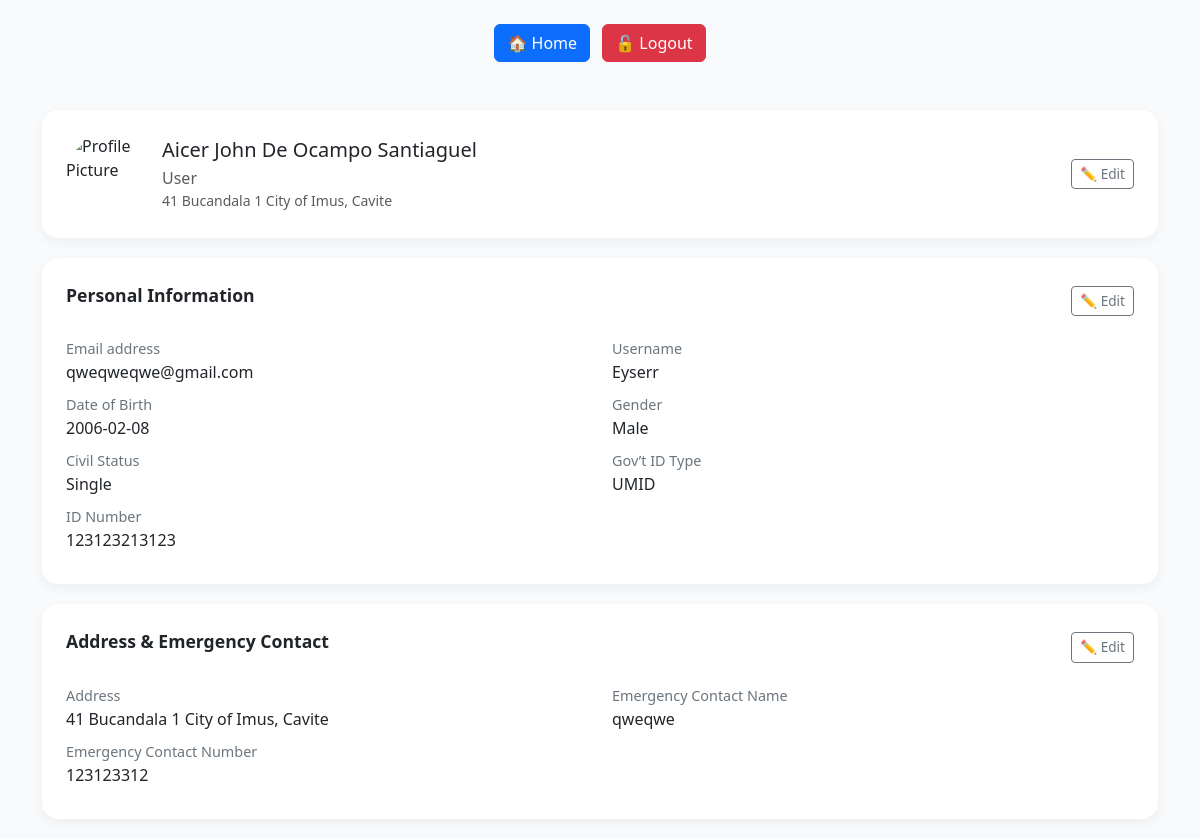
The app's page /chatbot-main/profile.php (signed in) with its own data.
### tables this page shows
CREATE TABLE `users` (
  `id` int(11) NOT NULL,
  `first_name` varchar(100) NOT NULL,
  `middle_name` varchar(100) DEFAULT NULL,
  `last_name` varchar(100) NOT NULL,
  `address` varchar(255) NOT NULL,
  `email` varchar(150) NOT NULL,
  `username` varchar(100) NOT NULL,
  `password` varchar(255) NOT NULL,
  `dob` date NOT NULL,
  `gender` enum('Male','Female') NOT NULL,
  `civil_status` enum('Single','Married','Widowed') NOT NULL,
  `government_id` varchar(100) NOT NULL,
  `id_number` varchar(100) NOT NULL,
  `emergency_contact_name` varchar(150) NOT NULL,
  `emergency_contact_number` varchar(50) NOT NULL,
  `profile_pic` varchar(255) DEFAULT NULL,
  `dependents` text DEFAULT NULL,
  `status` enum('pending','approved','rejected') NOT NULL DEFAULT 'pending',
  `created_at` timestamp NOT NULL DEFAULT current_timestamp(),
  `updated_at` timestamp NOT NULL DEFAULT current_timestamp() ON UPDATE current_timestamp(),
  `is_admin` tinyint(1) NOT NULL DEFAULT 0
);

### chatbot-main/profile.php (the view, shortened to what this page needs)
<?php
require_once('session_check.php');
$servername = "localhost";
$username = "root";
$password = "";
$dbname = "barangay_db";
try {
    $pdo = new PDO("mysql:host=$servername;dbname=$dbname;charset=utf8mb4", $username, $password);
    $pdo->setAttribute(PDO::ATTR_ERRMODE, PDO::ERRMODE_EXCEPTION);
    $stmt = $pdo->prepare("SELECT * FROM users WHERE id = ?");
    $stmt->execute([$_SESSION['user_id']]);
    $user = $stmt->fetch();
} catch (PDOException $e) {
    die("Database error: " . $e->getMessage());
}
?>
<!DOCTYPE html>
<html lang="en">
<head>
    <link href="https://cdn.jsdelivr.net/npm/bootstrap@5.3.0/dist/css/bootstrap.min.css" rel="stylesheet">
    <link rel="stylesheet" href="css/profile.css" />
</head>
<body>
    <div class="text-center mt-4">
        <a href="index.php" class="btn btn-primary me-2">🏠 Home</a>
        <a href="login.php?action=logout" class="btn btn-danger">🔓 Logout</a>
    </div>
<div class="container mt-5">
    <div class="profile-card">
        <div class="d-flex justify-content-between align-items-center profile-header">
            <div class="d-flex align-items-center gap-3">
                <img src="<?= !empty($user['profile_pic']) ? 'uploads/' . htmlspecialchars($user['profile_pic']) : 'image/default-avatar.png'; ?>" class="profile-img" alt="Profile Picture">
                <div>
                    <h5 class="mb-1"><?= htmlspecialchars($user['first_name'] . ' ' . ($user['middle_name'] ?? '') . ' ' . $user['last_name']) ?></h5>
                    <div class="text-muted"><?= htmlspecialchars($user['role'] ?? 'User') ?></div>
                    <div class="text-muted small"><?= htmlspecialchars($user['address']) ?></div>
                </div>
            </div>
            <div class="text-end">
                <a href="edit_profile.php" class="btn btn-outline-secondary btn-sm edit-btn">✏️ Edit</a>
            </div>
        </div>
    </div>
    <div class="profile-card">
        <div class="d-flex justify-content-between align-items-center mb-3">
            <div class="section-title">Personal Information</div>
            <a href="edit_profile.php" class="btn btn-outline-secondary btn-sm edit-btn">✏️ Edit</a>
        </div>
        <div class="row">
            <div class="col-md-6 mb-2"><span class="info-label">Email address</span><br><span class="info-value"><?= htmlspecialchars($user['email']) ?></span></div>
            <div class="col-md-6 mb-2"><span class="info-label">Username</span><br><span class="info-value"><?= htmlspecialchars($user['username']) ?></span></div>
            <div class="col-md-6 mb-2"><span class="info-label">Date of Birth</span><br><span class="info-value"><?= htmlspecialchars($user['dob'] ?? '') ?></span></div>
            <div class="col-md-6 mb-2"><span class="info-label">Gender</span><br><span class="info-value"><?= htmlspecialchars($user['gender'] ?? '') ?></span></div>
            <div class="col-md-6 mb-2"><span class="info-label">Civil Status</span><br><span class="info-value"><?= htmlspecialchars($user['civil_status']) ?></span></div>
            <div class="col-md-6 mb-2"><span class="info-label">Gov’t ID Type</span><br><span class="info-value"><?= htmlspecialchars($user['government_id']) ?></span></div>
            <div class="col-md-6 mb-2"><span class="info-label">ID Number</span><br><span class="info-value"><?= htmlspecialchars($user['id_number']) ?></span></div>
        </div>
    </div>
    <div class="profile-card">
        <div class="d-flex justify-content-between align-items-center mb-3">
            <div class="section-title">Address & Emergency Contact</div>
            <a href="edit_profile.php" class="btn btn-outline-secondary btn-sm edit-btn">✏️ Edit</a>
        </div>
        <div class="row">
            <div class="col-md-6 mb-2"><span class="info-label">Address</span><br><span class="info-value"><?= htmlspecialchars($user['address']) ?></span></div>
            <div class="col-md-6 mb-2"><span class="info-label">Emergency Contact Name</span><br><span class="info-value"><?= htmlspecialchars($user['emergency_contact_name']) ?></span></div>
            <div class="col-md-6 mb-2"><span class="info-label">Emergency Contact Number</span><br><span class="info-value"><?= htmlspecialchars($user['emergency_contact_number']) ?></span></div>
        </div>
    </div>
</div>
</body>
</html>

### chatbot-main/css/profile.css (style rules this page uses)
body { background-color: #f9fafb; font-family: 'Segoe UI', sans-serif; }
.profile-card { background: #fff; border-radius: 16px; box-shadow: 0 4px 12px rgba(0,0,0,0.05); padding: 24px; margin-bottom: 20px; }
.profile-header .profile-img { width: 80px; height: 80px; border-radius: 50%; object-fit: cover; }
.section-title { font-weight: 600; font-size: 1.1rem; margin-bottom: 12px; }
.info-label { font-weight: 500; font-size: 0.9rem; color: #6c757d; }
.info-value { font-size: 1rem; font-weight: 500; }
.edit-btn { font-size: 0.85rem; }

### records on screen
users: first_name+middle_name+last_name "Aicer John De Ocampo Santiaguel", address "41 Bucandala 1 City of Imus, Cavite", email "qweqweqwe@gmail.com", username "Eyserr", dob "2006-02-08", gender "Male", civil_status "Single", government "UMID", id_number "123123213123", emergency_contact_name "qweqwe", emergency_contact_number "123123312"

### other values on screen
$user['role'] "User"
